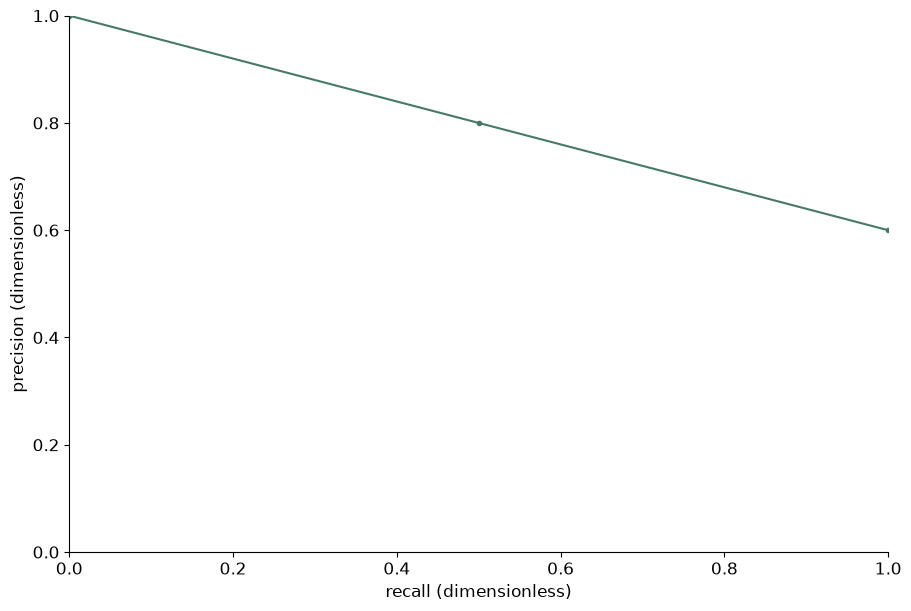

The Python source for this figure:
# Tuyan deterministic figure renderer v1; values are immutable source data.
import json
import math
import numpy as np
import matplotlib
matplotlib.use('Agg')
import matplotlib.pyplot as plt
from matplotlib.patches import Circle
from matplotlib.colors import ListedColormap, BoundaryNorm
d = json.loads("{\"type\":\"pr_curve\",\"rows\":[{\"recall\":0,\"precision\":1},{\"recall\":0.5,\"precision\":0.8},{\"recall\":1,\"precision\":0.6}],\"units\":{\"value\":\"dimensionless\",\"x\":\"dimensionless\",\"y\":\"dimensionless\",\"size\":\"dimensionless\",\"low\":\"dimensionless\",\"high\":\"dimensionless\",\"start\":\"dimensionless\",\"end\":\"dimensionless\",\"effect\":\"dimensionless\",\"p\":\"dimensionless\",\"mean\":\"dimensionless\",\"fpr\":\"dimensionless\",\"tpr\":\"dimensionless\",\"recall\":\"dimensionless\",\"precision\":\"dimensionless\",\"predicted\":\"dimensionless\",\"observed\":\"dimensionless\",\"count\":\"dimensionless\",\"a\":\"dimensionless\",\"b\":\"dimensionless\",\"se\":\"dimensionless\",\"u\":\"dimensionless\",\"v\":\"dimensionless\",\"time\":\"dimensionless\",\"event\":\"dimensionless\"},\"options\":{\"bandwidth\":0.5,\"bins\":5,\"nullValue\":0,\"initialValue\":0,\"levels\":[0.5,1,1.5]},\"analysis\":{\"method\":\"pca\",\"description\":\"Synthetic precomputed QA values; not a statistical analysis of research data.\",\"pKind\":\"p\"},\"variants\":[],\"pixels\":1024,\"plotStyle\":{\"width\":9,\"height\":6,\"fontSize\":12}}")
r, kind, opt = d['rows'], d['type'], d['options']
plt.rcParams.update({'font.size':d['plotStyle']['fontSize']})
fig, ax = plt.subplots(figsize=(d['plotStyle']['width'], d['plotStyle']['height']), layout='constrained')
fig.set_facecolor('white')
fig._tuyan_target_pixels = d['pixels']
colors = ['#487968','#c58b53','#647da6','#a77592','#a5a659']
labels = [str(row.get('label',i+1)) for i,row in enumerate(r)]
unit = d['units']
def col(name):
    return np.array([row[name] for row in r], dtype=float)
def grouped():
    names = list(dict.fromkeys([str(row.get('group','Data')) for row in r]))
    return names, [np.array([row['value'] for row in r if str(row.get('group','Data')) == name], dtype=float) for name in names]
def density(values):
    # User-specified positive bandwidth; no concealed automatic inference.
    bw=float(opt['bandwidth'])
    grid=np.linspace(float(min(values))-3*bw,float(max(values))+3*bw,256)
    z=(grid[:,None]-values[None,:])/bw
    return grid,np.exp(-0.5*z*z).mean(axis=1)/(bw*math.sqrt(2*math.pi))
if kind in ['bar','dotplot','lollipop','forest']:
    y=np.arange(len(r)); values=col('value')
    if kind=='bar':
        bars=ax.barh(y,values,color=colors[0]); assert np.allclose([b.get_width() for b in bars],values)
    elif kind=='lollipop':
        ax.hlines(y,0,values,color=colors[0]); ax.scatter(values,y,color=colors[0])
    elif kind=='forest':
        ax.errorbar(values,y,xerr=np.vstack([values-col('low'),col('high')-values]),fmt='o',color=colors[0],capsize=3)
        ax.axvline(float(opt['nullValue']),color='#969e96',linestyle='--')
    else: ax.scatter(values,y,color=colors[0])
    ax.set_yticks(y,labels);ax.invert_yaxis();ax.set_xlabel(unit['value'])
elif kind in ['dumbbell','gantt']:
    y=np.arange(len(r));start,end=col('start'),col('end')
    if kind=='gantt': ax.barh(y,end-start,left=start,color=colors[0])
    else:
        ax.hlines(y,start,end,color='#9da99e');ax.scatter(start,y,label=opt.get('startLabel','Start'),color=colors[0]);ax.scatter(end,y,label=opt.get('endLabel','End'),color=colors[1]);ax.legend()
    ax.set_yticks(y,labels);ax.invert_yaxis();ax.set_xlabel(unit['start'])
elif kind=='waterfall':
    values=col('value');start=float(opt['initialValue'])+np.r_[0,np.cumsum(values)[:-1]]
    ax.bar(np.arange(len(r)),values,bottom=start,color=[colors[0] if v>=0 else colors[1] for v in values]);ax.set_xticks(np.arange(len(r)),labels,rotation=30);ax.set_ylabel(unit['value']);ax.axhline(0,color='#adb3a9')
elif kind=='histogram':
    values=col('value');counts,edges=np.histogram(values,bins=opt['bins'])
    assert int(counts.sum())==len(values)
    artists=ax.bar(edges[:-1],counts,width=np.diff(edges),align='edge',color=colors[0],edgecolor='white')
    assert np.allclose([p.get_height() for p in artists],counts)
    ax.set_xlabel(unit['value']);ax.set_ylabel('Count')
elif kind=='stripplot':
    names,groups=grouped()
    for i,values in enumerate(groups):ax.scatter(np.full(len(values),i),values,color=colors[i%len(colors)],s=22,alpha=.7)
    ax.set_xticks(np.arange(len(names)),names);ax.set_ylabel(unit['value'])
elif kind in ['boxplot','violin','raincloud','density','ridgeline']:
    names,groups=grouped()
    if kind=='boxplot': ax.boxplot(groups,whis=1.5,showfliers=True);ax.set_xticks(np.arange(len(names))+1,names);ax.set_ylabel(unit['value'])
    elif kind=='violin':
        # bw_method is explicit to avoid a hidden bandwidth choice.
        ax.violinplot(groups,showmeans=False,showmedians=True,bw_method=float(opt['bandwidth']));ax.set_xticks(np.arange(len(names))+1,names);ax.set_ylabel(unit['value'])
    else:
        for i,values in enumerate(groups):
            grid,pdf=density(values); color=colors[i%len(colors)]
            if kind=='density': ax.plot(grid,pdf,color=color,label=names[i])
            else:
                base=float(i);scale=0.65/max(pdf) if max(pdf)>0 else 1
                ax.fill_between(grid,base,base+pdf*scale,color=color,alpha=0.45)
                if kind=='raincloud':
                    ax.scatter(values,np.full(len(values),base-0.15),color=color,s=15)
                    ax.boxplot([values],positions=[base-0.35],vert=False,widths=.15,whis=1.5,manage_ticks=False)
        ax.set_xlabel(unit['value'])
        if kind=='density':ax.set_ylabel('Density');ax.legend()
        else:ax.set_yticks(np.arange(len(names)),names)
elif kind=='ecdf':
    values=np.sort(col('value')); p=np.arange(1,len(values)+1)/len(values)
    line=ax.step(values,p,where='post',color=colors[0])[0];assert np.allclose(line.get_ydata(),p)
    ax.set_xlabel(unit['value']);ax.set_ylabel('Cumulative proportion');ax.set_ylim(0,1)
elif kind in ['line','area','scatter','bubble','ordination','ma_plot','volcano','roc','pr_curve','calibration','bland_altman','funnel_meta']:
    xname,yname='x','y'
    if kind=='ma_plot':xname,yname='mean','effect'
    if kind=='roc':xname,yname='fpr','tpr'
    if kind=='pr_curve':xname,yname='recall','precision'
    if kind=='calibration':xname,yname='predicted','observed'
    if kind=='funnel_meta':xname,yname='effect','se'
    if kind=='volcano':x=col('effect');y=-np.log10(col('p'));xlabel='Effect ('+unit['effect']+')';ylabel='-log10('+d['analysis']['pKind']+')'
    elif kind=='bland_altman':
        a,b=col('a'),col('b');x=(a+b)/2;y=a-b;bias=np.mean(y);sd=np.std(y,ddof=1)
        for line,label in [(bias,'Mean difference'),(bias-1.96*sd,'Lower agreement limit'),(bias+1.96*sd,'Upper agreement limit')]:ax.axhline(line,color='#9a9f96',linestyle='--',label=label)
        ax.legend(fontsize=8);xlabel='Mean ('+unit['a']+')';ylabel='A - B ('+unit['a']+')'
    else:x,y=col(xname),col(yname);xlabel=xname+' ('+unit[xname]+')';ylabel=yname+' ('+unit[yname]+')'
    if kind in ['line','area','roc','pr_curve','calibration']:
        order=np.lexsort((y,x)) if kind=='roc' else np.argsort(x,kind='stable');x,y=x[order],y[order]
        artist=ax.plot(x,y,color=colors[0],marker='o',markersize=3)[0];assert np.allclose(artist.get_ydata(),y)
        if kind=='area':ax.fill_between(x,0,y,color=colors[0],alpha=.25)
    else:
        artist=ax.scatter(x,y,s=col('size')*float(opt.get('areaScale',20)) if kind=='bubble' else 26,color=colors[0]);assert np.allclose(artist.get_offsets(),np.column_stack([x,y]))
    ax.set_xlabel(xlabel);ax.set_ylabel(ylabel)
    if kind=='bubble':
        handles,legend_labels=artist.legend_elements(prop='sizes',num=3,func=lambda size:size/float(opt.get('areaScale',20)))
        ax.legend(handles,legend_labels,title='Area ('+unit['size']+')',fontsize=8)
    if kind in ['roc','calibration']:ax.plot([0,1],[0,1],linestyle='--',color='#adb3a9');ax.set_xlim(0,1);ax.set_ylim(0,1)
    if kind=='pr_curve':ax.set_xlim(0,1);ax.set_ylim(0,1)
    if kind=='funnel_meta':ax.invert_yaxis()
    if kind=='ordination':ax.text(.01,1.02,d['analysis']['method'].upper(),transform=ax.transAxes,fontsize=10)
elif kind in ['heatmap','adjacency_matrix','correlation_matrix','confusion_matrix','bubble_matrix','binary_matrix']:
    names_y=list(dict.fromkeys([str(row['row']) for row in r]));names_x=list(dict.fromkeys([str(row['column']) for row in r]))
    matrix=np.full((len(names_y),len(names_x)),np.nan)
    for row in r:matrix[names_y.index(str(row['row'])),names_x.index(str(row['column']))]=row['value']
    if kind=='bubble_matrix':
        for row in r:ax.scatter(names_x.index(str(row['column'])),names_y.index(str(row['row'])),s=row['value']*float(opt.get('areaScale',25)),color=colors[0])
        ax.invert_yaxis()
    elif kind=='binary_matrix':
        cmap=ListedColormap(['#f1f3ed','#487968']);cmap.set_bad('#b7b9b2')
        img=ax.pcolormesh(np.arange(len(names_x)+1)-.5,np.arange(len(names_y)+1)-.5,matrix,cmap=cmap,norm=BoundaryNorm([-.5,.5,1.5],2),shading='flat');ax.invert_yaxis();fig.colorbar(img,ax=ax,ticks=[0,1],label='0 absent / 1 present; grey missing')
        assert np.allclose(img.get_array(),matrix,equal_nan=True)
    else:
        img=ax.pcolormesh(np.arange(len(names_x)+1)-.5,np.arange(len(names_y)+1)-.5,matrix,cmap='RdBu_r' if kind=='correlation_matrix' else 'viridis',vmin=-1 if kind=='correlation_matrix' else None,vmax=1 if kind=='correlation_matrix' else None,shading='flat');ax.invert_yaxis();fig.colorbar(img,ax=ax,label=unit['value'])
        assert np.allclose(img.get_array(),matrix,equal_nan=True)
    ax.set_xticks(np.arange(len(names_x)),names_x,rotation=40,ha='right');ax.set_yticks(np.arange(len(names_y)),names_y)
    if kind=='confusion_matrix':ax.set_xlabel('Predicted class');ax.set_ylabel('True class')
elif kind=='pie':
    values=col('value');wedges,_=ax.pie(values,labels=labels,colors=colors,normalize=True)
    assert np.allclose([(w.theta2-w.theta1)/360 for w in wedges],values/sum(values),atol=1e-6)
elif kind=='rose':
    fig.delaxes(ax);ax=fig.add_subplot(111,projection='polar');values=col('value');theta=np.arange(len(r))*2*np.pi/len(r)
    ax.bar(theta,np.sqrt(values),width=2*np.pi/len(r),color=colors[0],edgecolor='white');ax.set_xticks(theta,labels);ax.set_ylabel('Radius = sqrt(value)')
elif kind in ['gene_track','protein_domain']:
    start,end=col('start'),col('end');ax.barh(np.arange(len(r)),end-start,left=start,color=colors[0]);ax.set_yticks(np.arange(len(r)),labels);ax.set_xlabel(unit['start']);ax.invert_yaxis()
elif kind=='vector_field':
    artist=ax.quiver(col('x'),col('y'),col('u'),col('v'),angles='xy',scale_units='xy',scale=1,color=colors[0]);ax.set_xlabel(unit['x']);ax.set_ylabel(unit['y']);ax.set_aspect('equal')
elif kind=='contour':
    xs=np.unique(col('x'));ys=np.unique(col('y'));z=np.full((len(ys),len(xs)),np.nan)
    for row in r:z[list(ys).index(row['y']),list(xs).index(row['x'])]=row['value']
    cs=ax.contour(xs,ys,z,levels=opt['levels'])
    for label in ax.clabel(cs,inline=False,fontsize=8):label.set_bbox({'facecolor':'white','edgecolor':'none','pad':1})
    ax.set_xlabel(unit['x']);ax.set_ylabel(unit['y'])
elif kind=='kaplan_meier':
    names=list(dict.fromkeys([str(row.get('group','Data')) for row in r]))
    for i,name in enumerate(names):
        data=[row for row in r if str(row.get('group','Data'))==name];times=sorted(set(row['time'] for row in data));xs=[0.];ys=[1.];s=1.
        for t in times:
            risk=sum(row['time']>=t for row in data);events=sum(row['time']==t and row['event']==1 for row in data)
            s=s*(1-events/risk);xs.append(t);ys.append(s)
            cens=sum(row['time']==t and row['event']==0 for row in data)
            if cens:ax.plot(t,s,marker='+',color=colors[i%len(colors)])
        ax.step(xs,ys,where='post',label=name,color=colors[i%len(colors)])
    ax.set_ylim(0,1.03);ax.set_ylabel('Survival probability (no CI estimated)');ax.set_xlabel(unit['time']);ax.legend()
elif kind in ['venn','upset']:
    names=[row['set'] for row in r];sets=[set(row['members']) for row in r];members=set().union(*sets);counts={}
    for item in members:
        mask=tuple(item in s for s in sets);counts[mask]=counts.get(mask,0)+1
    if kind=='venn':
        for x,color,name in [(0.4,colors[0],names[0]),(.65,colors[1],names[1])]:ax.add_patch(Circle((x,.5),.23,facecolor=color,alpha=.25));ax.text(x,.78,name,ha='center')
        for x,key in [(.29,(True,False)),(.525,(True,True)),(.76,(False,True))]:ax.text(x,.5,str(counts.get(key,0)),ha='center')
        ax.set_xlim(0,1.05);ax.set_ylim(0,1);ax.set_aspect('equal');ax.axis('off');ax.text(.5,.1,'Areas are schematic; labels show exact counts',ha='center',fontsize=8)
    else:
        masks=sorted(counts,key=lambda m:(-counts[m],m));ax.bar(np.arange(len(masks)),[counts[m] for m in masks],color=colors[0]);ax.set_xticks(np.arange(len(masks)),[' & '.join(names[i] for i,v in enumerate(m) if v) for m in masks],rotation=35,ha='right');ax.set_ylabel('Exclusive intersection size')
        # Membership matrix below bars is necessary to distinguish UpSet from a bar chart.
        matrix_ax=ax.inset_axes([0,-.48,1,.27]);matrix_ax.set_xlim(-.5,len(masks)-.5)
        for j,m in enumerate(masks):
            ys=[i for i,v in enumerate(m) if v];matrix_ax.plot([j]*len(ys),ys,color=colors[0]);matrix_ax.scatter([j]*len(names),np.arange(len(names)),color=[colors[0] if v else '#dde1d8' for v in m])
        matrix_ax.set_yticks(np.arange(len(names)),names);matrix_ax.set_xticks([]);matrix_ax.invert_yaxis()

checks={}
computed={}
def audit(name,actual,expected,atol=1e-8):
    a=np.asarray(actual,dtype=float);e=np.asarray(expected,dtype=float)
    assert a.shape==e.shape and np.allclose(a,e,rtol=1e-7,atol=atol,equal_nan=True), 'Numeric artist mismatch: '+name
    mask=np.isfinite(a)&np.isfinite(e)
    error=float(np.max(np.abs(a[mask]-e[mask]))) if np.any(mask) else 0.
    checks[name]={'count':int(a.size),'absoluteError':error,'passed':True}
if kind=='bar':audit('bar_widths',[p.get_width() for p in ax.patches],col('value'))
elif kind in ['dotplot','lollipop']:audit('point_values',ax.collections[-1].get_offsets()[:,0],col('value'))
elif kind=='forest':
    audit('point_estimates',ax.lines[0].get_xdata(),col('value'))
    audit('intervals',np.array(ax.collections[0].get_segments())[:,:,0],np.column_stack([col('low'),col('high')]))
elif kind=='dumbbell':
    audit('start_points',ax.collections[1].get_offsets()[:,0],col('start'));audit('end_points',ax.collections[2].get_offsets()[:,0],col('end'))
elif kind=='gantt':
    audit('interval_start',[p.get_x() for p in ax.patches],col('start'));audit('interval_width',[p.get_width() for p in ax.patches],col('end')-col('start'))
elif kind=='waterfall':
    audit('increments',[p.get_height() for p in ax.patches],col('value'));audit('cumulative_baselines',[p.get_y() for p in ax.patches],float(opt['initialValue'])+np.r_[0,np.cumsum(col('value'))[:-1]])
    computed['cumulativeValues']=(float(opt['initialValue'])+np.cumsum(col('value'))).tolist()
elif kind=='histogram':
    audit('bin_heights',[p.get_height() for p in ax.patches],counts);audit('total_count',[sum(p.get_height() for p in ax.patches)],[len(r)]);computed['binEdges']=edges.tolist();computed['binCounts']=counts.tolist()
elif kind=='stripplot':
    for i,values in enumerate(groups):audit('observations_'+str(i),ax.collections[i].get_offsets()[:,1],values)
elif kind=='boxplot':
    for i,values in enumerate(groups):audit('median_'+str(i),ax.lines[i*7+5].get_ydata(),[np.median(values)]*2)
elif kind=='violin':
    medians=ax.collections[-1].get_segments();audit('medians',[x[0,1] for x in medians],[np.median(v) for v in groups])
elif kind in ['density','ridgeline','raincloud']:
    computed['bandwidth']=float(opt['bandwidth']);computed['groupSizes']=[len(v) for v in groups]
    for i,values in enumerate(groups):
        grid,pdf=density(values)
        if kind=='density':audit('density_'+str(i),ax.lines[i].get_ydata(),pdf)
        else:
            top=np.column_stack([grid,i+pdf*(.65/max(pdf))]);bottom=np.column_stack([grid,np.full(len(grid),i)])
            expected=np.vstack([top[0],bottom,top[-1],top[::-1],top[0]])
            audit('density_polygon_'+str(i),ax.collections[i*(2 if kind=='raincloud' else 1)].get_paths()[0].vertices,expected)
        if kind=='raincloud':audit('observations_'+str(i),ax.collections[i*2+1].get_offsets()[:,0],values)
elif kind=='ecdf':
    audit('ecdf_sorted_values',ax.lines[0].get_xdata(),np.sort(col('value')));audit('ecdf_probability',ax.lines[0].get_ydata(),np.arange(1,len(r)+1)/len(r))
elif kind in ['line','area','roc','pr_curve','calibration']:audit('plotted_xy',np.column_stack([artist.get_xdata(),artist.get_ydata()]),np.column_stack([x,y]))
elif kind in ['scatter','bubble','ordination','ma_plot','volcano','bland_altman','funnel_meta']:
    audit('point_coordinates',artist.get_offsets(),np.column_stack([x,y]))
    if kind=='bubble':audit('marker_area',artist.get_sizes(),col('size')*float(opt.get('areaScale',20)))
    if kind=='volcano':computed['negativeLog10P']=y.tolist()
    if kind=='bland_altman':
        audit('agreement_limits',[ln.get_ydata()[0] for ln in ax.lines[:3]],[bias,bias-1.96*sd,bias+1.96*sd]);computed.update({'meanDifference':float(bias),'sampleSdDifference':float(sd),'limits':[float(bias-1.96*sd),float(bias+1.96*sd)]})
elif kind in ['heatmap','adjacency_matrix','correlation_matrix','confusion_matrix','binary_matrix']:audit('matrix_cells',img.get_array(),matrix);computed['missingCells']=int(np.isnan(matrix).sum())
elif kind=='bubble_matrix':audit('marker_areas',[c.get_sizes()[0] for c in ax.collections],col('value')*float(opt.get('areaScale',25)))
elif kind=='pie':audit('angular_proportions',[(w.theta2-w.theta1)/360 for w in wedges],col('value')/sum(col('value')),1e-6)
elif kind=='rose':audit('area_proportions',[p.get_height()**2 for p in ax.patches],col('value'))
elif kind=='vector_field':audit('vectors',np.column_stack([artist.U,artist.V]),np.column_stack([col('u'),col('v')]))
elif kind=='contour':
    audit('contour_levels',cs.levels,opt['levels'])
    for level,path in zip(cs.levels,cs.get_paths()):
        points=path.vertices
        if len(points)==0:continue
        assert np.all(points[:,0]>=xs[0]) and np.all(points[:,0]<=xs[-1]) and np.all(points[:,1]>=ys[0]) and np.all(points[:,1]<=ys[-1]), 'Contour outside data grid'
        ix=np.clip(np.searchsorted(xs,points[:,0],side='right')-1,0,len(xs)-2);iy=np.clip(np.searchsorted(ys,points[:,1],side='right')-1,0,len(ys)-2)
        tx=(points[:,0]-xs[ix])/(xs[ix+1]-xs[ix]);ty=(points[:,1]-ys[iy])/(ys[iy+1]-ys[iy])
        interpolated=(1-tx)*(1-ty)*z[iy,ix]+tx*(1-ty)*z[iy,ix+1]+(1-tx)*ty*z[iy+1,ix]+tx*ty*z[iy+1,ix+1]
        audit('contour_vertices_'+str(float(level)),interpolated,np.full(len(points),level))
    computed['gridShape']=list(z.shape)
elif kind=='kaplan_meier':
    survival_lines=[ln for ln in ax.lines if ln.get_drawstyle()=='steps-post']
    for i,name in enumerate(names):
        data=[row for row in r if str(row.get('group','Data'))==name];prob=1.;expected=[1.]
        for t in sorted(set(row['time'] for row in data)):
            prob*=1-sum(row['time']==t and row['event']==1 for row in data)/sum(row['time']>=t for row in data);expected.append(prob)
        audit('survival_'+str(i),survival_lines[i].get_ydata(),expected)
        computed[name]={'survival':expected}
elif kind=='venn':audit('intersection_labels',[float(t.get_text()) for t in ax.texts[2:5]],[counts.get((True,False),0),counts.get((True,True),0),counts.get((False,True),0)])
elif kind=='upset':audit('exclusive_intersections',[p.get_height() for p in ax.patches],[counts[m] for m in masks]);audit('union_size',[sum(p.get_height() for p in ax.patches)],[len(members)])
assert checks, 'Missing numeric audit for '+kind
fig._tuyan_validation={'typeId':kind,'checks':checks,'computations':computed,'analysis':d['analysis'],'suppliedFields':list(r[0]),'dataSourcePolicy':'User supplied values; artist checks do not establish source authenticity or study validity.'}

for collection in fig.findobj(matplotlib.collections.Collection):collection.set_rasterized(False)
for spine in ['top','right']:
    if spine in ax.spines: ax.spines[spine].set_visible(False)
